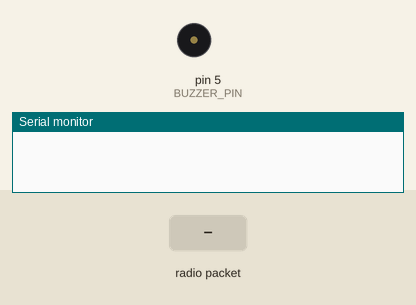
The sketch below on a simulated Arduino Uno, built with avr-gcc and run on an emulated ATmega328P. Shown: buzzer (waves = sounding, pin HIGH), the last lines printed to the serial monitor. Inputs (shaded band) come from the test bench. No radio packets arrive unless stated.

Above: at 1.2 s.
1.3 s: radio packet "90" arrives
At 3.4 s:
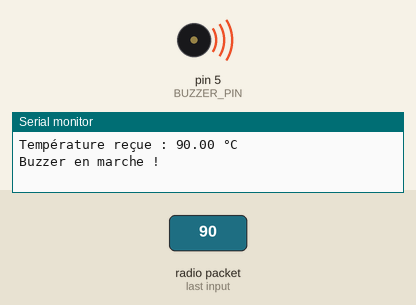
3.8 s: radio packet "5" arrives
At 5.3 s:
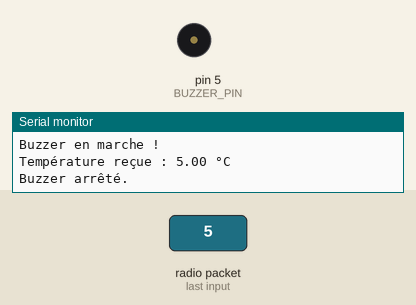
6.3 s: radio packet "200" arrives
At 8.4 s:
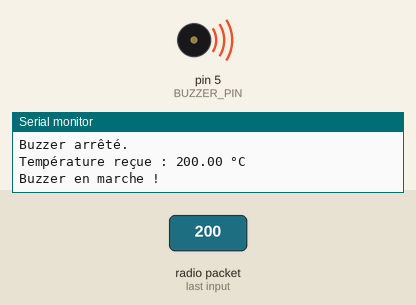
Timing chart, 0 to 9.9 s (numbered marks = the images above; inputs shaded):
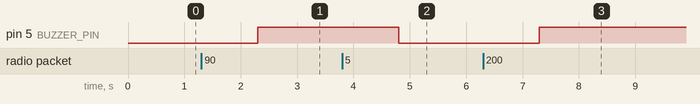

Measured:
- after the input at 1.3 s, pin 5 (BUZZER_PIN): LOW → HIGH after 1.0 s
- after the input at 3.8 s, pin 5 (BUZZER_PIN): HIGH → LOW after 1.0 s
- after the input at 6.3 s, pin 5 (BUZZER_PIN): LOW → HIGH after 1.0 s

The sketch:

rx_PFA.ino
```cpp
#include <Wire.h>
#include <SPI.h>
#include <LoRa.h>

#define LORA_SS_PIN 10       // Broche SS pour le module LoRa
#define LORA_RST_PIN 9       // Broche de réinitialisation pour le module LoRa
#define LORA_DI0_PIN 2       // Broche DIO0 pour le module LoRa
#define BUZZER_PIN 5        // Broche pour contrôler le buzzer

void setup() {
  Serial.begin(9600);

  // Initialisation du module LoRa
  LoRa.setPins(LORA_SS_PIN, LORA_RST_PIN, LORA_DI0_PIN);
  if (!LoRa.begin(433E6)) {
    Serial.println("Erreur d'initialisation du module LoRa !");
    while (1);
  }

  // Configuration de la broche du buzzer en sortie
  pinMode(BUZZER_PIN, OUTPUT);
}

void loop() {
  if (LoRa.parsePacket()) {
    // Lecture de la valeur de température reçue via LoRa
    float temperature = LoRa.parseFloat();

    Serial.print("Température reçue : ");
    Serial.print(temperature);
    Serial.println(" °C");

    // Vérification si la température dépasse 35°C
    if (temperature >35.0) {
      // Mettre en marche le buzzer
      digitalWrite(BUZZER_PIN, HIGH);
      Serial.println("Buzzer en marche !");
    } else {
      // Arrêter le buzzer
      digitalWrite(BUZZER_PIN, LOW);
      Serial.println("Buzzer arrêté.");
    }
  }
}
```
